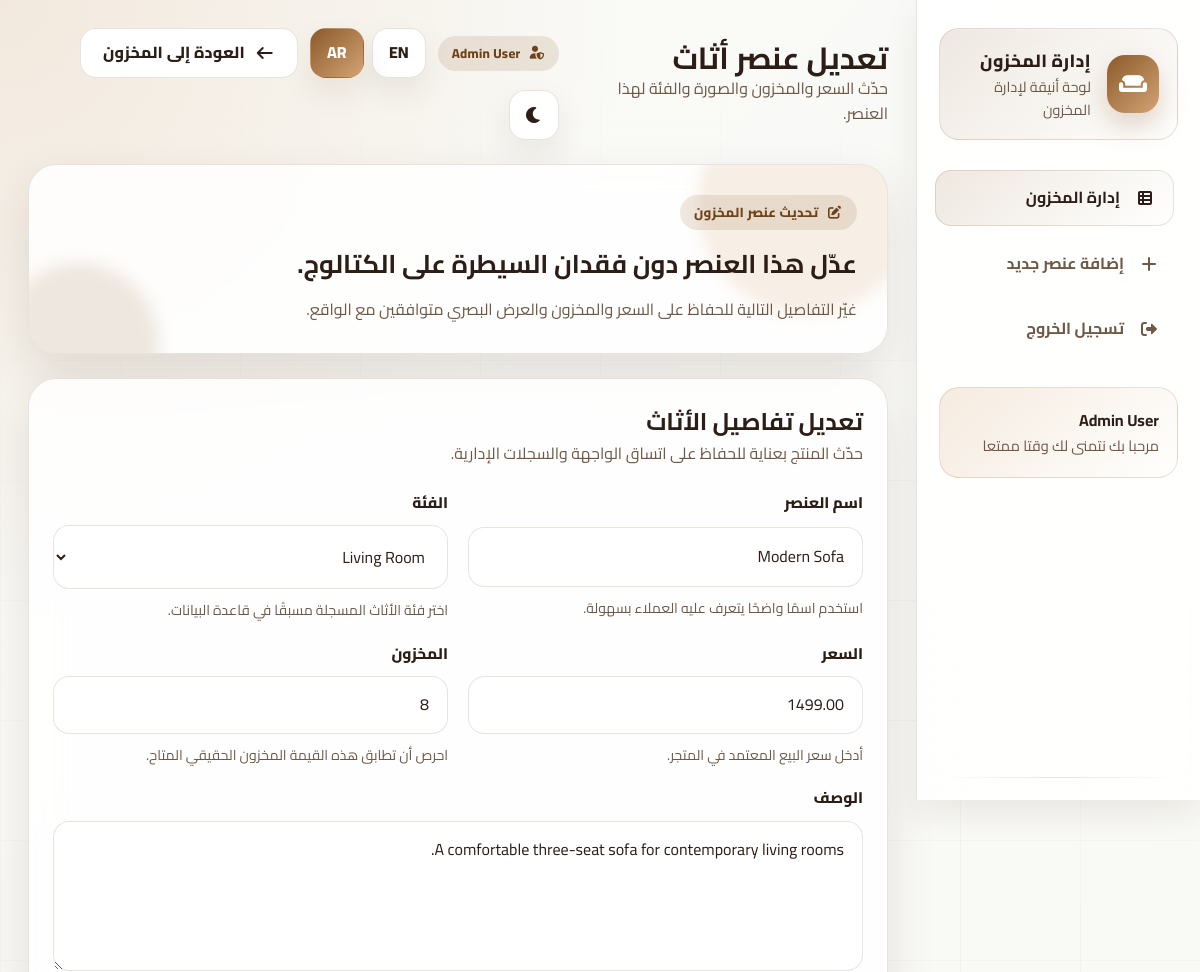
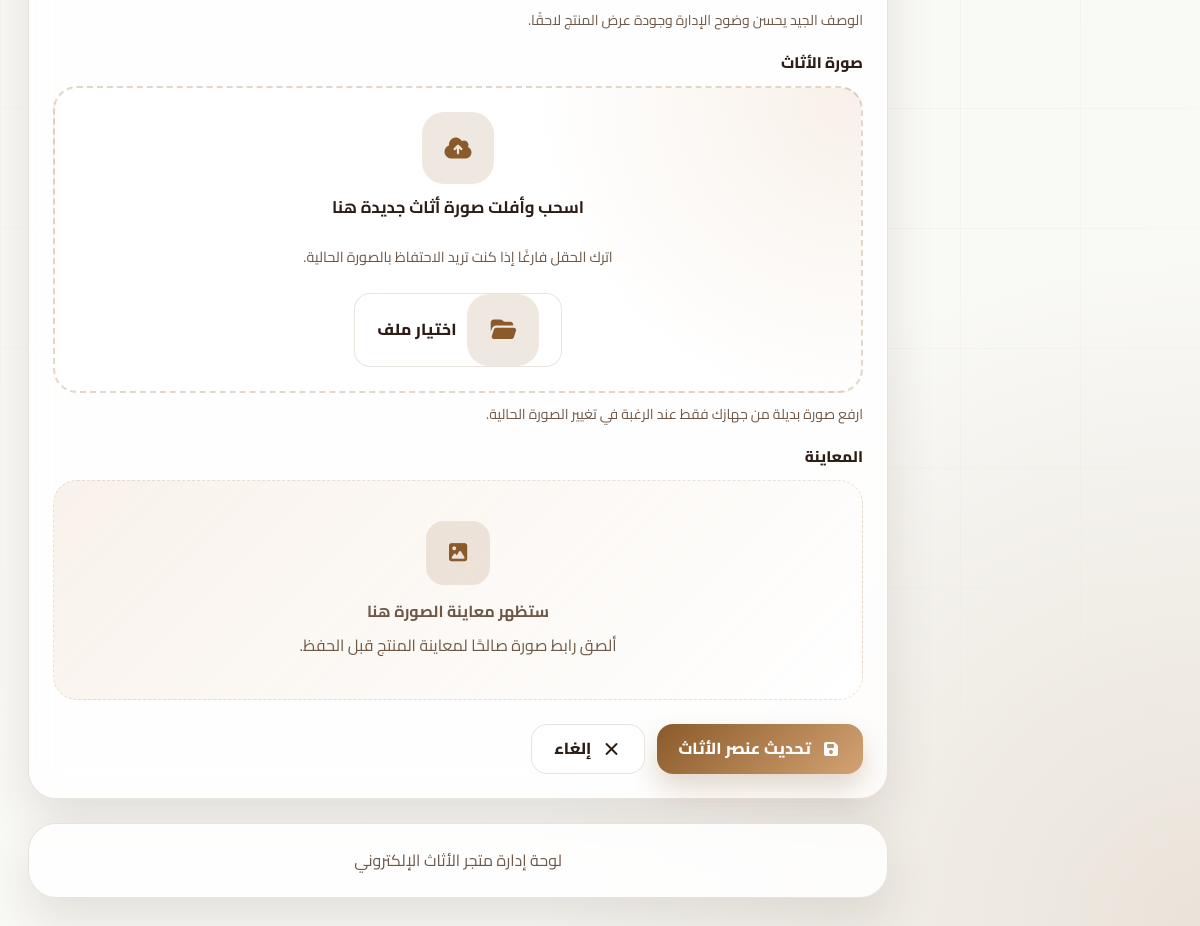
The page /admin/inventory/edit.php?id=1&lang=ar (signed in) on the database its author committed (2 pictures, top to bottom).
### tables this page shows
CREATE TABLE IF NOT EXISTS furniture_items (
    item_id INT UNSIGNED NOT NULL AUTO_INCREMENT,
    item_name VARCHAR(100) NOT NULL,
    description TEXT NOT NULL,
    price DECIMAL(10,2) NOT NULL,
    stock_quantity INT NOT NULL DEFAULT 0,
    image VARCHAR(255) DEFAULT NULL,
    category_id INT UNSIGNED DEFAULT NULL,
    created_at TIMESTAMP NOT NULL DEFAULT CURRENT_TIMESTAMP,
    updated_at TIMESTAMP NOT NULL DEFAULT CURRENT_TIMESTAMP ON UPDATE CURRENT_TIMESTAMP,
    PRIMARY KEY (item_id),
    KEY idx_furniture_items_category_id (category_id),
    CONSTRAINT fk_furniture_items_category
        FOREIGN KEY (category_id) REFERENCES categories (category_id)
        ON UPDATE CASCADE
        ON DELETE SET NULL
);

CREATE TABLE IF NOT EXISTS categories (
    category_id INT UNSIGNED NOT NULL AUTO_INCREMENT,
    category_name VARCHAR(100) NOT NULL,
    created_at TIMESTAMP NOT NULL DEFAULT CURRENT_TIMESTAMP,
    PRIMARY KEY (category_id),
    UNIQUE KEY uq_categories_name (category_name)
);

### admin/includes/localization.php (called while the page is built, shortened)
<?php
if (!function_exists('adminAvailableLanguages')) {
    function adminAvailableLanguages(): array
    {
        return ['en', 'ar'];
    }
}
if (!function_exists('adminCurrentLanguage')) {
    function adminCurrentLanguage(): string
    {
        static $resolvedLanguage = null;
        if (is_string($resolvedLanguage) && $resolvedLanguage !== '') {
            return $resolvedLanguage;
        }
        $allowedLanguages = adminAvailableLanguages();
        if (isset($_GET['lang']) && is_string($_GET['lang']) && in_array($_GET['lang'], $allowedLanguages, true)) {
            $selectedLanguage = $_GET['lang'];
            $resolvedLanguage = $selectedLanguage;
            return $resolvedLanguage;
        }
        $resolvedLanguage = 'en';
        return $resolvedLanguage;
    }
}
if (!function_exists('adminTrans')) {
    function adminTrans(string $key, array $replacements = []): string
    {
        $translations = adminTranslations();
        $language = adminCurrentLanguage();
        $text = $translations[$language][$key] ?? $translations['en'][$key] ?? $key;
        return $text;
    }
}

### admin/inventory/edit.php (the view, shortened to what this page needs)
<?php
require_once __DIR__ . '/../includes/localization.php';
require_once __DIR__ . '/../config/db_connect.php';
$itemId = filter_input(INPUT_GET, 'id', FILTER_VALIDATE_INT);
$categoriesStatement = $pdo->query(
    'SELECT category_id, category_name
     FROM categories
     ORDER BY category_name ASC'
);
$categories = $categoriesStatement->fetchAll();
$itemStatement = $pdo->prepare(
    'SELECT item_id, item_name, description, price, stock_quantity, image, category_id
     FROM furniture_items
     WHERE item_id = :item_id
     LIMIT 1'
);
$itemStatement->bindValue(':item_id', $itemId, PDO::PARAM_INT);
$itemStatement->execute();
$item = $itemStatement->fetch();
$formData = [
    'item_name' => (string) $item['item_name'],
    'description' => (string) $item['description'],
    'price' => number_format((float) $item['price'], 2, '.', ''),
    'stock_quantity' => (string) $item['stock_quantity'],
    'image' => trim((string) ($item['image'] ?? '')),
    'category_id' => (string) $item['category_id'],
];
$errors = [];
if (!function_exists('adminEditUploadText')) {
    function adminEditUploadText(string $key): string
    {
        $texts = [
            'en' => [
                'image_upload_failed' => 'The image upload failed. Please try again.',
                'image_invalid_upload' => 'Please upload a valid image file: JPG, PNG, GIF, or WEBP.',
                'image_upload_directory_failed' => 'The uploads directory could not be prepared.',
                'image_upload_label' => 'Furniture Image',
                'image_upload_drop_title' => 'Drag and drop a new furniture image here',
                'image_upload_drop_desc' => 'Leave it empty if you want to keep the current image.',
                'image_upload_browse' => 'Browse Files',
                'image_upload_hint' => 'Upload a replacement image from your device only when you want to change the current one.'
            ],
            'ar' => [
                'image_upload_failed' => 'فشل رفع الصورة. حاول مرة أخرى.',
                'image_invalid_upload' => 'يرجى رفع ملف صورة صالح: JPG أو PNG أو GIF أو WEBP.',
                'image_upload_directory_failed' => 'تعذر تجهيز مجلد الرفع.',
                'image_upload_label' => 'صورة الأثاث',
                'image_upload_drop_title' => 'اسحب وأفلت صورة أثاث جديدة هنا',
                'image_upload_drop_desc' => 'اترك الحقل فارغًا إذا كنت تريد الاحتفاظ بالصورة الحالية.',
                'image_upload_browse' => 'اختيار ملف',
                'image_upload_hint' => 'ارفع صورة بديلة من جهازك فقط عند الرغبة في تغيير الصورة الحالية.'
            ],
        ];
        $language = adminCurrentLanguage();
        return $texts[$language][$key] ?? $texts['en'][$key] ?? $key;
    }
}
$headerActions = '<a class="btn btn-secondary" href="../inventory/manage.php"><i class="fa-solid fa-arrow-left"></i>' . htmlspecialchars(adminTrans('back_to_inventory'), ENT_QUOTES, 'UTF-8') . '</a>';
require_once __DIR__ . '/../includes/header.php';
?>
<section class="hero-banner glass-card fade-up">
    <span class="badge">
        <i class="fa-solid fa-pen-to-square"></i>
        <?php echo htmlspecialchars(adminTrans('update_inventory_entry'), ENT_QUOTES, 'UTF-8'); ?>
    </span>
    <h2 style="margin-top: 14px;"><?php echo htmlspecialchars(adminTrans('update_inventory_title'), ENT_QUOTES, 'UTF-8'); ?></h2>
    <p style="margin-top: 12px;">
        <?php echo htmlspecialchars(adminTrans('update_inventory_desc'), ENT_QUOTES, 'UTF-8'); ?>
    </p>
</section>
<section class="form-card fade-up">
    <div class="form-header">
        <h2><?php echo htmlspecialchars(adminTrans('edit_furniture_details'), ENT_QUOTES, 'UTF-8'); ?></h2>
        <p><?php echo htmlspecialchars(adminTrans('edit_furniture_details_desc'), ENT_QUOTES, 'UTF-8'); ?></p>
    </div>
    <form action="edit.php?id=<?php echo $itemId; ?>" method="post" enctype="multipart/form-data" novalidate>
        <div class="form-grid">
            <div class="form-group">
                <label for="item_name"><?php echo htmlspecialchars(adminTrans('item_name'), ENT_QUOTES, 'UTF-8'); ?></label>
                <input
                    class="<?php echo isset($errors['item_name']) ? 'input-error' : ''; ?>"
                    id="item_name"
                    name="item_name"
                    type="text"
                    maxlength="100"
                    placeholder="<?php echo htmlspecialchars(adminTrans('item_name_placeholder'), ENT_QUOTES, 'UTF-8'); ?>"
                    value="<?php echo htmlspecialchars($formData['item_name'], ENT_QUOTES, 'UTF-8'); ?>"
                    required
                >
                <?php if (isset($errors['item_name'])): ?>
                    <span class="field-error"><?php echo htmlspecialchars($errors['item_name'], ENT_QUOTES, 'UTF-8'); ?></span>
                <?php else: ?>
                    <span class="helper-text"><?php echo htmlspecialchars(adminTrans('item_name_hint'), ENT_QUOTES, 'UTF-8'); ?></span>
                <?php endif; ?>
            </div>
            <div class="form-group">
                <label for="category_id"><?php echo htmlspecialchars(adminTrans('category'), ENT_QUOTES, 'UTF-8'); ?></label>
                <select
                    class="<?php echo isset($errors['category_id']) ? 'input-error' : ''; ?>"
                    id="category_id"
                    name="category_id"
                    required
                >
                    <?php foreach ($categories as $category): ?>
                        <option
                            value="<?php echo (int) $category['category_id']; ?>"
                            <?php echo $formData['category_id'] === (string) $category['category_id'] ? 'selected' : ''; ?>
                        >
                            <?php echo htmlspecialchars((string) $category['category_name'], ENT_QUOTES, 'UTF-8'); ?>
                        </option>
                    <?php endforeach; ?>
                </select>
                <?php if (isset($errors['category_id'])): ?>
                    <span class="field-error"><?php echo htmlspecialchars($errors['category_id'], ENT_QUOTES, 'UTF-8'); ?></span>
                <?php else: ?>
                    <span class="helper-text"><?php echo htmlspecialchars(adminTrans('category_hint'), ENT_QUOTES, 'UTF-8'); ?></span>
                <?php endif; ?>
            </div>
            <div class="form-group">
                <label for="price"><?php echo htmlspecialchars(adminTrans('price'), ENT_QUOTES, 'UTF-8'); ?></label>
                <input
                    class="<?php echo isset($errors['price']) ? 'input-error' : ''; ?>"
                    id="price"
                    name="price"
                    type="number"
                    min="0.01"
                    step="0.01"
                    placeholder="1299.99"
                    value="<?php echo htmlspecialchars($formData['price'], ENT_QUOTES, 'UTF-8'); ?>"
                    required
                >
                <?php if (isset($errors['price'])): ?>
                    <span class="field-error"><?php echo htmlspecialchars($errors['price'], ENT_QUOTES, 'UTF-8'); ?></span>
                <?php else: ?>
                    <span class="helper-text"><?php echo htmlspecialchars(adminTrans('price_hint'), ENT_QUOTES, 'UTF-8'); ?></span>
                <?php endif; ?>
            </div>
            <div class="form-group">
                <label for="stock_quantity"><?php echo htmlspecialchars(adminTrans('stock'), ENT_QUOTES, 'UTF-8'); ?></label>
                <input
                    class="<?php echo isset($errors['stock_quantity']) ? 'input-error' : ''; ?>"
                    id="stock_quantity"
                    name="stock_quantity"
                    type="number"
                    min="0"
                    step="1"
                    placeholder="12"
                    value="<?php echo htmlspecialchars($formData['stock_quantity'], ENT_QUOTES, 'UTF-8'); ?>"
                    required
                >
                <?php if (isset($errors['stock_quantity'])): ?>
                    <span class="field-error"><?php echo htmlspecialchars($errors['stock_quantity'], ENT_QUOTES, 'UTF-8'); ?></span>
                <?php else: ?>
                    <span class="helper-text"><?php echo htmlspecialchars(adminTrans('stock_hint'), ENT_QUOTES, 'UTF-8'); ?></span>
                <?php endif; ?>
            </div>
            <div class="form-group full-width">
                <label for="description"><?php echo htmlspecialchars(adminTrans('description'), ENT_QUOTES, 'UTF-8'); ?></label>
                <textarea
                    class="<?php echo isset($errors['description']) ? 'input-error' : ''; ?>"
                    id="description"
                    name="description"
                    placeholder="<?php echo htmlspecialchars(adminTrans('description_placeholder'), ENT_QUOTES, 'UTF-8'); ?>"
                    required
                ><?php echo htmlspecialchars($formData['description'], ENT_QUOTES, 'UTF-8'); ?></textarea>
                <?php if (isset($errors['description'])): ?>
                    <span class="field-error"><?php echo htmlspecialchars($errors['description'], ENT_QUOTES, 'UTF-8'); ?></span>
                <?php else: ?>
                    <span class="helper-text"><?php echo htmlspecialchars(adminTrans('description_hint'), ENT_QUOTES, 'UTF-8'); ?></span>
                <?php endif; ?>
            </div>
            <div class="form-group full-width">
                <label for="image_file"><?php echo htmlspecialchars(adminEditUploadText('image_upload_label'), ENT_QUOTES, 'UTF-8'); ?></label>
                <div
                    class="upload-zone <?php echo isset($errors['image_file']) ? 'input-error' : ''; ?> <?php echo $formData['image'] !== '' ? 'has-file' : ''; ?>"
                    data-upload-zone
                    data-upload-input="#image_file"
                    data-upload-preview="#imagePreview"
                >
                    <div class="upload-zone-content">
                        <i class="fa-solid fa-cloud-arrow-up"></i>
                        <strong><?php echo htmlspecialchars(adminEditUploadText('image_upload_drop_title'), ENT_QUOTES, 'UTF-8'); ?></strong>
                        <p class="upload-hint"><?php echo htmlspecialchars(adminEditUploadText('image_upload_drop_desc'), ENT_QUOTES, 'UTF-8'); ?></p>
                        <div class="upload-zone-actions">
                            <button class="btn btn-secondary" type="button" data-upload-trigger>
                                <i class="fa-solid fa-folder-open"></i>
                                <?php echo htmlspecialchars(adminEditUploadText('image_upload_browse'), ENT_QUOTES, 'UTF-8'); ?>
                            </button>
                        </div>
                    </div>
                </div>
                <?php if (isset($errors['image_file'])): ?>
                    <span class="field-error"><?php echo htmlspecialchars($errors['image_file'], ENT_QUOTES, 'UTF-8'); ?></span>
                <?php else: ?>
                    <span class="helper-text"><?php echo htmlspecialchars(adminEditUploadText('image_upload_hint'), ENT_QUOTES, 'UTF-8'); ?></span>
                <?php endif; ?>
            </div>
            <div class="form-group full-width">
                <label><?php echo htmlspecialchars(adminTrans('preview'), ENT_QUOTES, 'UTF-8'); ?></label>
                <div class="image-preview" id="imagePreview">
                    <?php if ($formData['image'] !== ''): ?>
                        <img src="<?php echo htmlspecialchars($formData['image'], ENT_QUOTES, 'UTF-8'); ?>" alt="Furniture preview">
                    <?php else: ?>
                        <div class="image-preview-placeholder">
                            <i class="fa-solid fa-image"></i>
                            <strong><?php echo htmlspecialchars(adminTrans('image_preview_placeholder_title'), ENT_QUOTES, 'UTF-8'); ?></strong>
                            <p style="margin: 8px 0 0;"><?php echo htmlspecialchars(adminTrans('image_preview_placeholder_desc'), ENT_QUOTES, 'UTF-8'); ?></p>
                        </div>
                    <?php endif; ?>
                </div>
            </div>
        </div>
        <div class="action-row" style="margin-top: 24px;">
            <button class="btn btn-primary" type="submit">
                <i class="fa-solid fa-floppy-disk"></i>
                <?php echo htmlspecialchars(adminTrans('update_furniture_item'), ENT_QUOTES, 'UTF-8'); ?>
            </button>
            <a class="btn btn-secondary" href="../inventory/manage.php">
                <i class="fa-solid fa-xmark"></i>
                <?php echo htmlspecialchars(adminTrans('cancel'), ENT_QUOTES, 'UTF-8'); ?>
            </a>
        </div>
    </form>
</section>
<?php require_once __DIR__ . '/../includes/footer.php'; ?>

### rows shown on the page
furniture_items: item_name "Modern Sofa", category_id "Living Room", price "1499.00", stock_quantity "8", description "A comfortable three-seat sofa for contemporary living rooms."

### other values the page prints
adminTrans('furniture_admin') "إدارة المخزون"
adminTrans('elegant_inventory_control_panel') "لوحة أنيقة لإدارة المخزون"
adminTrans('manage_inventory') "إدارة المخزون"
adminTrans('add_new_item') "إضافة عنصر جديد"
adminTrans('logout') "تسجيل الخروج"
$adminName "Admin User"
adminTrans('signed_in_catalog_note') "مرحبا بك نتمنى لك وقتا ممتعا"
$pageHeading "تعديل عنصر أثاث"
$pageDescription "حدّث السعر والمخزون والصورة والفئة لهذا العنصر."
adminTrans('language_en') "EN"
adminTrans('language_ar') "AR"
adminTrans('back_to_inventory') "العودة إلى المخزون"
adminTrans('update_inventory_entry') "تحديث عنصر المخزون"
adminTrans('update_inventory_title') "عدّل هذا العنصر دون فقدان السيطرة على الكتالوج."
adminTrans('update_inventory_desc') "غيّر التفاصيل التالية للحفاظ على السعر والمخزون والعرض البصري متوافقين مع الواقع."
